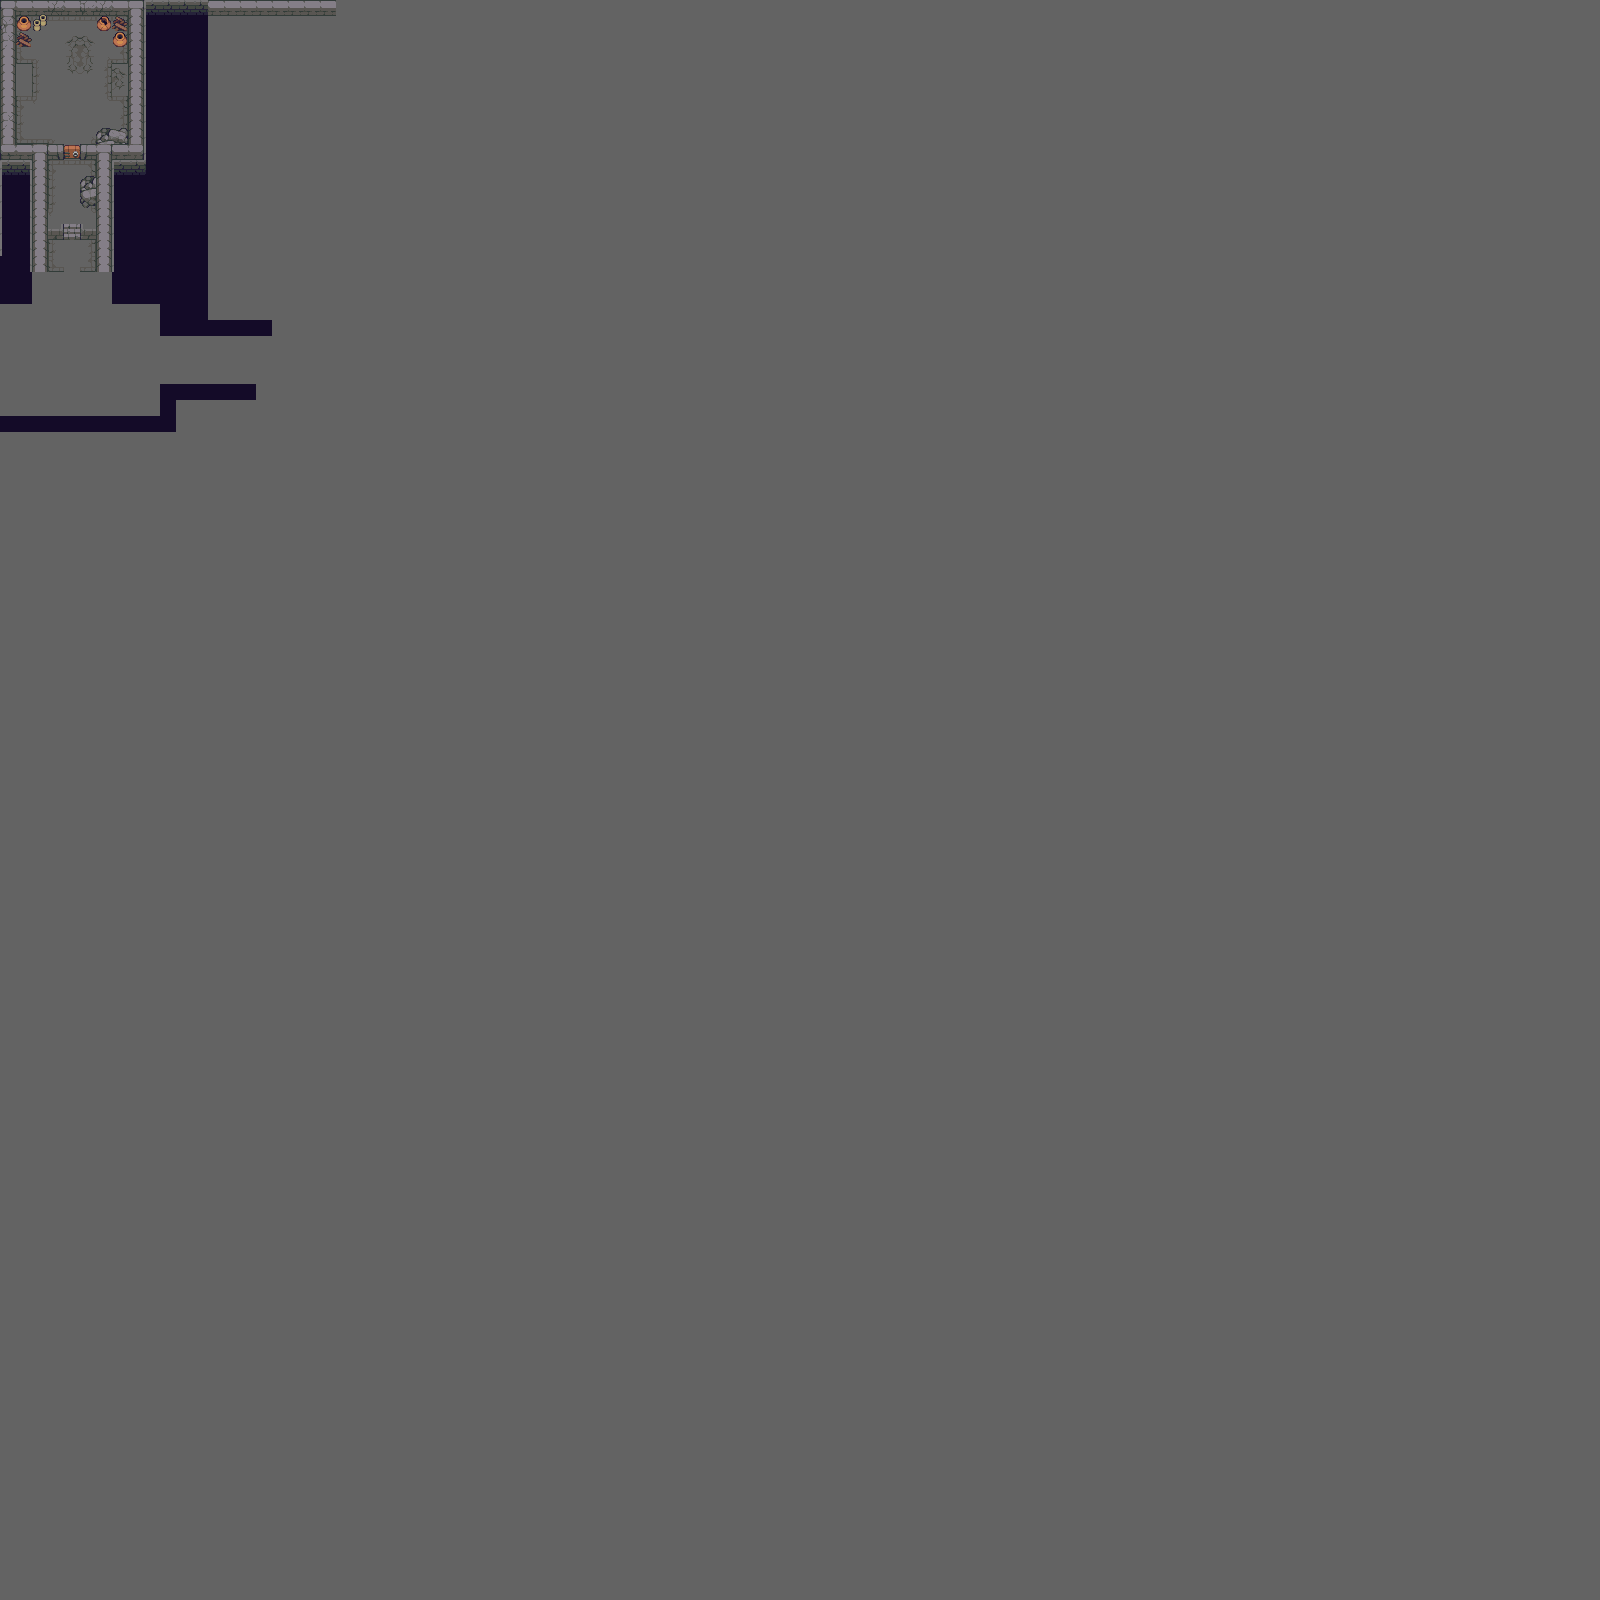

A level layout from a 2D game, rendered from its tile map. Below: a short description, then the map file with tile-grid data replaced by summaries:
An orthogonal 100x100 tile map with 16x16 px tiles, 3 tile layers (Base, Doorways, Decorations).

<map version="1.2" tiledversion="1.2.2" orientation="orthogonal" renderorder="right-down" width="100" height="100" tilewidth="16" tileheight="16" infinite="0" nextlayerid="5" nextobjectid="3">
 <tileset firstgid="1" name="dungeon" tilewidth="16" tileheight="16" tilecount="480" columns="20">
  <image source="sheet.png" width="320" height="384" />
 </tileset>
 <layer id="1" name="Base" width="100" height="100">
  <data>[10000 cells, 10000 non-empty, 36 distinct tile ids]</data>
 </layer>
 <layer id="2" name="Doorways" width="100" height="100">
  <data>[10000 cells, 8 non-empty, 6 distinct tile ids]</data>
 </layer>
 <layer id="3" name="Decorations" width="100" height="100">
  <data>[10000 cells, 16 non-empty, 13 distinct tile ids]</data>
 </layer>
</map>
